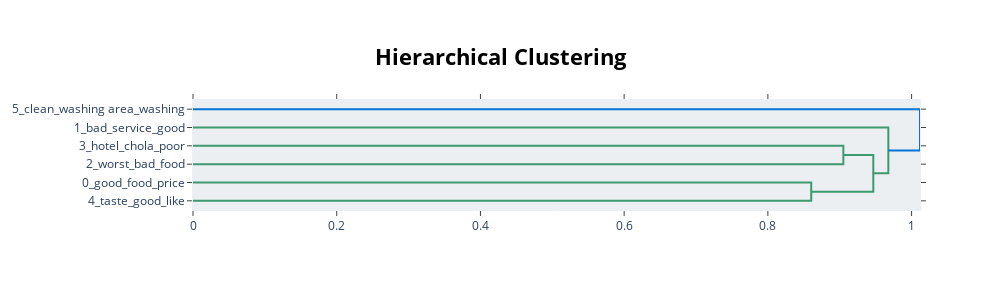

Here is the notebook cell this chart was saved with:
### Code cell
model.visualize_hierarchy(top_n_topics=30)

### Figure 1 — Plotly figure (JSON) as saved in the notebook; plotly's stock layout.template omitted (floating-point values rounded to 4 significant figures)
{"data": [{"hoverinfo": "text", "marker": {"color": "rgb(61,153,112)"}, "mode": "lines", "type": "scatter", "x": [0, 0.905, 0.905, 0], "xaxis": "x", "y": [-25, -25, -35, -35], "yaxis": "y"}, {"hoverinfo": "text", "marker": {"color": "rgb(61,153,112)"}, "mode": "lines", "type": "scatter", "x": [0, 0.8603, 0.8603, 0], "xaxis": "x", "y": [-45, -45, -55, -55], "yaxis": "y"}, {"hoverinfo": "text", "marker": {"color": "rgb(61,153,112)"}, "mode": "lines", "type": "scatter", "x": [0.905, 0.9467, 0.9467, 0.8603], "xaxis": "x", "y": [-30, -30, -50, -50], "yaxis": "y"}, {"hoverinfo": "text", "marker": {"color": "rgb(61,153,112)"}, "mode": "lines", "type": "scatter", "x": [0, 0.9676, 0.9676, 0.9467], "xaxis": "x", "y": [-15, -15, -40, -40], "yaxis": "y"}, {"hoverinfo": "text", "marker": {"color": "rgb(0,116,217)"}, "mode": "lines", "type": "scatter", "x": [0, 1.012, 1.012, 0.9676], "xaxis": "x", "y": [-5, -5, -27.5, -27.5], "yaxis": "y"}], "layout": {"autosize": false, "height": 290, "hoverlabel": {"bgcolor": "white", "font": {"family": "Rockwell", "size": 16}}, "hovermode": "closest", "plot_bgcolor": "#ECEFF1", "showlegend": false, "title": {"font": {"color": "Black", "size": 22}, "text": "<b>Hierarchical Clustering</b>", "x": 0.5, "xanchor": "center", "yanchor": "top"}, "width": 1000, "xaxis": {"mirror": "allticks", "rangemode": "tozero", "showgrid": false, "showline": true, "showticklabels": true, "ticks": "outside", "type": "linear", "zeroline": false}, "yaxis": {"mirror": "allticks", "range": [-60, 0], "rangemode": "tozero", "showgrid": false, "showline": true, "showticklabels": true, "tickmode": "array", "ticks": "outside", "ticktext": ["5_clean_washing area_washing", "1_bad_service_good", "3_hotel_chola_poor", "2_worst_bad_food", "0_good_food_price", "4_taste_good_like"], "tickvals": [-5, -15, -25, -35, -45, -55], "type": "linear", "zeroline": false}}}
